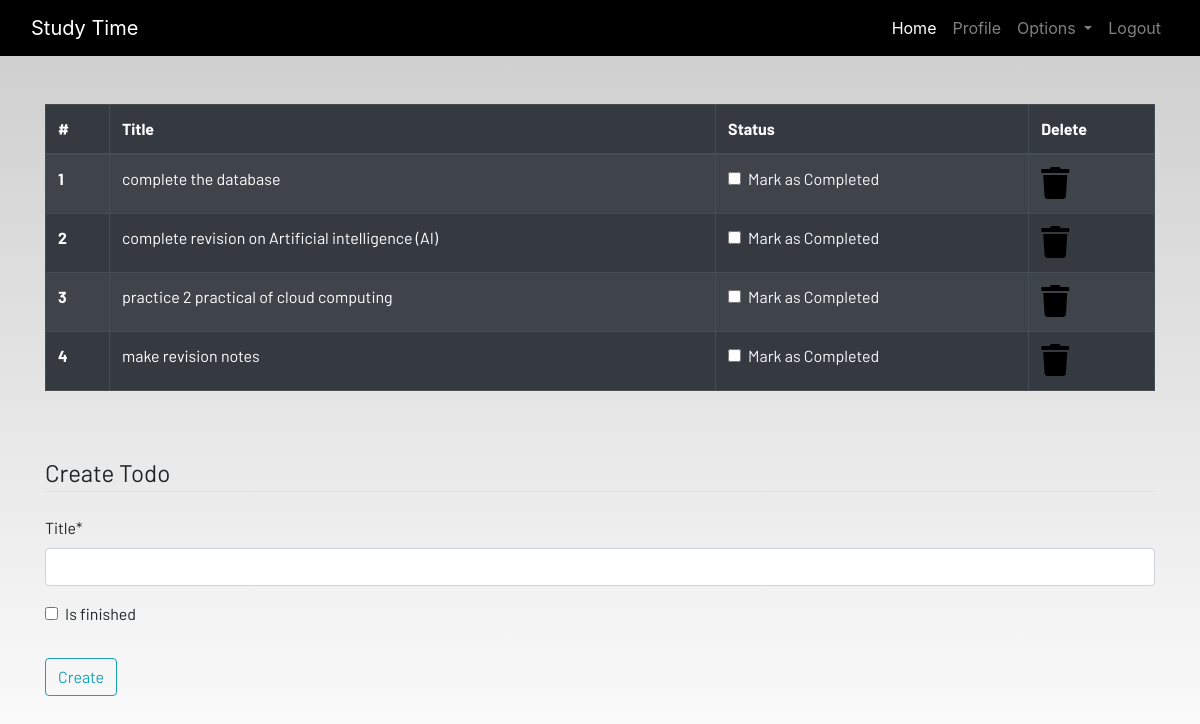
Page /todo (signed in) on the committed database.
### dashboard/models.py (models this page shows, shortened)
class Todo(models.Model):
    user = models.ForeignKey(User, on_delete=models.CASCADE)
    title = models.CharField(max_length=100)
    is_finished=models.BooleanField(default=False)

### dashboard/views.py (the view)
# urls.py: path('todo',views.todo,name="todo"),
@login_required
def todo(request):
    if request.method == 'POST':
        form = TodoForm(request.POST)
        if form.is_valid():
            try:
                finished = request.POST["is_finished"]
                if finished == 'on':
                    finished = True
                else:
                    finished = False
            except:
                finished = False
            todos = Todo(
                user = request.user,
                title = request.POST['title'],
                is_finished = finished
            )
            todos.save()
            messages.success(request,f"Todo Added from {request.user.username}!!!")
    else:
        form = TodoForm()
    todo = Todo.objects.filter(user=request.user)
    if len(todo) == 0:
        todos_done = True
    else:
        todos_done = False
    context = {
        'form':form,
        'todos':todo,
        'todos_done':todos_done
    }
    return render(request,'dashboard/todo.html',context)

### dashboard/forms.py
class TodoForm(forms.ModelForm):
    class Meta:
        model = Todo
        fields = ['title','is_finished']

### dashboard/templates/dashboard/todo.html (shortened to what this page needs)
{% extends 'dashboard/base.html' %}
{% load static %}
{% load crispy_forms_tags %}
{% block content %}
<div class="container">
    {% if not todos_done %}
    <table class="table table-striped table-bordered table-hover table-dark">
        <thead>
            <tr>
                <th scope="col">#</th>
                <th scope="col">Title</th>
                <th scope="col">Status</th>
                <th scope="col">Delete</th>
            </tr>
        </thead>
        <tbody>
            {% for todo in todos %}
            <tr>
                <th scope="row">{{forloop.counter}}</th>
                <td>{{todo.title}}</td>
                <td>
                    <a href="{% url "update_todo" todo.id %}">
                        <div class="form-check">
                            {% if todo.is_finished == True %}
                            <input class="form-check-input" type="checkbox" value="" checked>
                            {% else %}
                            <input class="form-check-input" type="checkbox" value="">
                            {% endif %}
                            <label class="form-check-label text-light" for="flexCheckDefault">
                                Mark as Completed
                            </label>
                        </div>
                    </a>
                </td>
                <td><a href="{% url "delete_todo" todo.id %}"><i class="fa fa-trash fa-2x"></i></a></td>
            </tr>
            {% endfor %}
        </tbody>
    </table>
    {% else %}
    <h4>All tasks have been done!! create to add more</h4>
{% endif %}
</div><br><br>
<div class="container">
    <form method="POST">
        <fieldset class="form-group">
            <legend class="border-bottom mb-4">Create Todo</legend>
            {{form|crispy}}
        </fieldset>
        <div class="form-group">
            <button href="" class="btn btn-outline-info" type="submit">
                Create
            </button>
        </div>
    </form>
</div>
{% endblock content %}

### static/css/main.css (style rules this page uses)
html { scroll-behavior: smooth; height: 100%; width: 100%; }
a { text-decoration: none !important; color: black; }
html, body { max-width: 100%; overflow-x: hidden; height: 100%; width: 100%; }
body { background: linear-gradient(rgba(0, 0, 0, 0.2), rgba(255, 255, 255, 0.5)); overflow-x: hidden; background-repeat: no-repeat; }
.fa { color: black; }

### rows in the picture
Todo: title "complete the database"
Todo: title "complete revision on Artificial intelligence (AI)"
Todo: title "practice 2 practical of cloud computing"
Todo: title "make revision notes"
